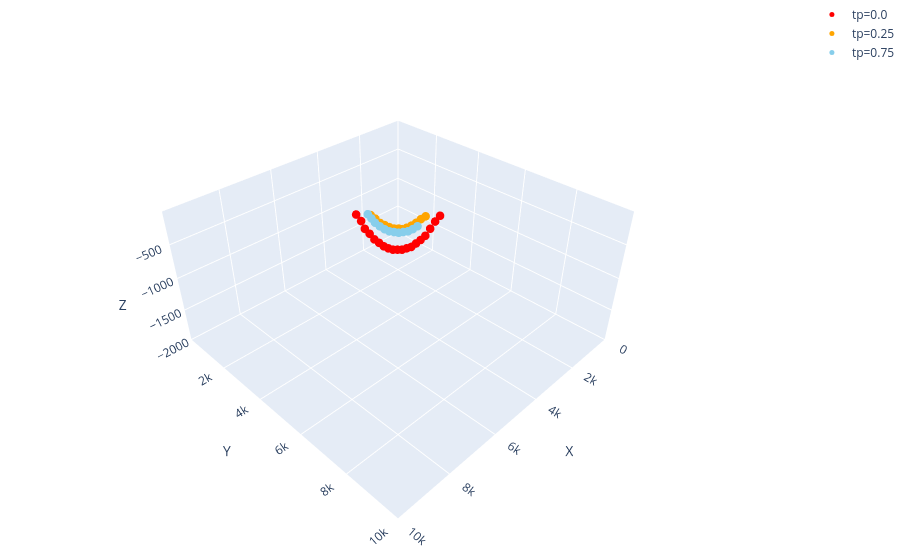

The notebook cell this image was saved under:
### Code cell
# Step2: Finding Out (Pseudo-)stagnation Points/Lines
import os
from pathlib import Path
import numpy as np
import pandas as pd
import h5py
import plotly.graph_objects as go
import plotly.io as pio
from scipy.interpolate import griddata
from scipy.ndimage import minimum_filter
from concurrent.futures import ThreadPoolExecutor

# Get the current working directory
script_dir = Path.cwd()

# Define the range boundaries
x_min, x_max = 0, 10000
y_min, y_max = 0, 10000
z_min, z_max = -2000, -40
threshold = 2e-4

# Define a function to filter points that are at least 200 meters apart
def filter_points(points):
    filtered = []
    for point in points:
        if all(np.linalg.norm(np.array(point) - np.array(p)) >= 200 for p in filtered):
            filtered.append(point)
    return filtered

# Process each y-slice
def process_slice_y(y, X_filtered, Y_filtered, Z_filtered, vx_filtered, vy_filtered, vz_filtered, UU_filtered):
    slice_indices = np.where(Y_filtered == y)[0]
    if len(slice_indices) == 0:
        return []

    points = np.array([X_filtered[slice_indices], Z_filtered[slice_indices]]).T
    vx_values = vx_filtered[slice_indices]
    vy_values = vy_filtered[slice_indices]
    vz_values = vz_filtered[slice_indices]
    UU_values = UU_filtered[slice_indices]

    # Create a grid for interpolation
    grid_x, grid_z = np.mgrid[x_min:x_max:200j, z_min:z_max:200j]
    grid_vx = griddata(points, vx_values, (grid_x, grid_z), method='linear')
    grid_vy = griddata(points, vy_values, (grid_x, grid_z), method='linear')
    grid_vz = griddata(points, vz_values, (grid_x, grid_z), method='linear')
    grid_UU = griddata(points, UU_values, (grid_x, grid_z), method='linear')

    # Identify local minima in UU
    UU_local_min = (grid_UU == minimum_filter(grid_UU, size=50))
    UU_local_min_points_slice = []

    # Collect points that meet the threshold condition
    for i in range(grid_x.shape[0]):
        for j in range(grid_x.shape[1]):
            if UU_local_min[i, j] and x_min + 1 <= grid_x[i, j] <= x_max - 1 and z_min + 1 <= grid_z[i, j] <= z_max - 1:
                if grid_UU[i, j] < threshold:
                    UU_local_min_points_slice.append((grid_x[i, j], y, grid_z[i, j], grid_UU[i, j]))

    return filter_points(UU_local_min_points_slice)

# Aggregate and filter points from all slices
def compare_and_filter_points(points):
    filtered = []
    for point in points:
        existing_point = next((p for p in filtered if np.linalg.norm(np.array(point[:3]) - np.array(p[:3])) < 1), None)
        if existing_point:
            if point[3] < existing_point[3]:
                filtered.remove(existing_point)
                filtered.append(point)
        else:
            filtered.append(point)
    return filtered

# Save points to a CSV file
def save_points_to_csv(points, file_name, header):
    csv_path = script_dir / 'results' / file_name
    np.savetxt(csv_path, points, delimiter=', ', header=header, comments='', fmt='%s')
    print(f"Found and saved {len(points)} points to {file_name}")

# Generate a .dat file from the CSV file
def process_csv_file(file_prefix):
    input_path = script_dir / 'results' / f'{file_prefix}.csv'
    df = pd.read_csv(input_path)

    # Remove any spaces in column names
    df.columns = df.columns.str.strip()
    #print(f"Column names: {df.columns.tolist()}")

    # Ensure required columns are present
    required_columns = ['x', 'y', 'z']
    actual_columns = df.columns.tolist()

    if not all(col in actual_columns for col in required_columns):
        print(f"Error: CSV file is missing required columns. Actual columns: {actual_columns}")
        return

    # Save the .dat file with required formatting
    output_path_dat = script_dir / 'results' / f'{file_prefix}.dat'
    df[['x', 'y', 'z']].to_csv(output_path_dat, sep='\t', index=False, header=False)

    with open(output_path_dat, 'r+') as f:
        content = f.read()
        f.seek(0, 0)
        f.write('VARIABLES = "X", "Y", "Z"\n')
        f.write(f"ZONE T='{file_prefix}'\n")
        f.write(f'I={len(df)}, J=1, K=1, F=POINT\n')
        f.write(content)
    
    print(f'File generated: {output_path_dat}')

# Generate a 3D scatter plot for visualization
def plot_points(all_points, title):
    fig = go.Figure()
    base_colors = ['#FF0000', '#FFA500', '#008000', '#87CEEB', '#00FFFF', '#0000FF', '#FF00CC', '#A52A2A', '#808080', '#000000']
    
    # Extend the color list if necessary
    num_colors_needed = len(all_points)
    colors = (base_colors * (num_colors_needed // len(base_colors) + 1))[:num_colors_needed]

    for tp, color in zip(sorted(all_points.keys()), colors):
        points = all_points[tp]
        if len(points) == 0:  # Check if points list is empty
            print(f"No points found for tp={tp:.2f}, skipping...")
            continue  # Skip this iteration if no points are found
        x, y, z, _ = zip(*points)
        fig.add_trace(go.Scatter3d(
            x=x,
            y=y,
            z=z,
            mode='markers',
            marker=dict(size=5, color=color),
            name=f'tp={tp}'
        ))

    # Update the layout of the figure
    fig.update_layout(
        title=title,
        scene=dict(
            xaxis_title='X',
            yaxis_title='Y',
            zaxis_title='Z',
            xaxis=dict(range=[x_min, x_max]),
            yaxis=dict(range=[y_min, y_max]),
            zaxis=dict(range=[z_min, z_max]),
            aspectmode='manual',
            aspectratio=dict(x=1, y=1, z=0.5)
        ),
        margin=dict(l=0, r=0, b=0, t=0)
    )

    return fig


# Main code execution
def main():
    all_points_y = {}
    for tp in np.arange(0, 1, 0.25):
        file_relative_path = Path('results', f'head_and_velocity_tp_{tp:.2f}.h5')
        file_path = script_dir / file_relative_path

        # Check if the HDF5 file exists
        if not file_path.exists():
            print(f"Error: File '{file_path}' does not exist!")
            continue

        try:
            # Load data from the HDF5 file
            with h5py.File(file_path, 'r') as f:
                x_range = f['x_range'][:]
                y_range = f['y_range'][:]
                z_range = f['z_range'][:]
                vx = f['vx'][:]
                vy = f['vy'][:]
                vz = f['vz'][:]
                UU = f['UU'][:]
            #print(f"File successfully loaded: {file_relative_path}")
        except Exception as e:
            #print(f"Error loading file: {e}")
            continue

        # Apply the filtering criteria to extract relevant data
        X, Y, Z = np.meshgrid(x_range, y_range, z_range, indexing='ij')
        filtered_indices = (
            (X >= x_min) & (X <= x_max) &
            (Y >= y_min) & (Y <= y_max) &
            (Z >= z_min) & (Z <= z_max)
        )
        X_filtered = X[filtered_indices]
        Y_filtered = Y[filtered_indices]
        Z_filtered = Z[filtered_indices]
        vx_filtered = vx[filtered_indices]
        vy_filtered = vy[filtered_indices]
        vz_filtered = vz[filtered_indices]
        UU_filtered = UU[filtered_indices]

        # Define y-slices for processing
        y_slices = np.arange(y_min, y_max+ 1, 100)
        UU_local_min_points_y = []

        # Use parallel processing for each y-slice
        with ThreadPoolExecutor() as executor:
            results_y = executor.map(lambda y: process_slice_y(y, X_filtered, Y_filtered, Z_filtered, vx_filtered, vy_filtered, vz_filtered, UU_filtered), y_slices)
            for res in results_y:
                UU_local_min_points_y.extend(res)

        # Filter and save the local minima points for each time step (tp)
        UU_local_min_points_filtered = compare_and_filter_points(UU_local_min_points_y)
        save_points_to_csv(UU_local_min_points_filtered, f'best_y_tp_{tp:.2f}.csv', 'x, y, z, UU\n')
        process_csv_file(f'best_y_tp_{tp:.2f}')
        all_points_y[tp] = UU_local_min_points_filtered

    # Plot the points for all time steps
    fig_best_y = plot_points(all_points_y, 'Best Points from Y Slices with Local Min UU')
    output_html_file = script_dir / 'results' / 'pseudostagline_Case3T_taud_0.1_tsum.html'
    pio.write_html(fig_best_y, file=output_html_file, auto_open=False)
    fig_best_y.show()

if __name__ == "__main__":
    main()

### Figure 1 — Plotly figure (JSON) as saved in the notebook; plotly's stock layout.template omitted (floating-point values rounded to 4 significant figures)
{"data": [{"marker": {"color": "#FF0000", "size": 5}, "mode": "markers", "name": "tp=0.0", "type": "scatter3d", "x": [5879.0, 5779.0, 5729.0, 5628.0, 5528.0, 5427.0, 5327.0, 5226.0, 5126.0, 5025.0, 4925.0, 4824.0, 4724.0, 4623.0, 4523.0, 4422.0, 4322.0, 4221.0, 4121.0], "y": [4100, 4200, 4300, 4400, 4500, 4600, 4700, 4800, 4900, 5000, 5100, 5200, 5300, 5400, 5500, 5600, 5700, 5800, 5900], "z": [-79.4, -168.0, -266.5, -335.5, -414.3, -463.5, -512.8, -542.3, -562.0, -562.0, -562.0, -542.3, -522.6, -473.4, -424.1, -365.0, -266.5, -168.0, -89.25]}, {"marker": {"color": "#FFA500", "size": 5}, "mode": "markers", "name": "tp=0.25", "type": "scatter3d", "x": [5477.0, 5377.0, 5276.0, 5176.0, 5075.0, 4975.0, 4874.0, 4824.0, 4724.0, 4623.0, 4523.0, 4422.0, 4322.0], "y": [4300, 4400, 4500, 4600, 4700, 4800, 4900, 5000, 5100, 5200, 5300, 5400, 5500], "z": [-118.8, -168.0, -227.1, -256.7, -286.2, -305.9, -305.9, -305.9, -286.2, -256.7, -217.3, -168.0, -128.6]}, {"marker": {"color": "#87CEEB", "size": 5}, "mode": "markers", "name": "tp=0.75", "type": "scatter3d", "x": [5678.0, 5628.0, 5578.0, 5477.0, 5377.0, 5276.0, 5176.0, 5075.0, 4975.0, 4874.0, 4774.0, 4673.0], "y": [4400, 4500, 4600, 4700, 4800, 4900, 5000, 5100, 5200, 5300, 5400, 5500], "z": [-59.7, -108.9, -158.2, -207.4, -246.8, -276.4, -286.2, -296.1, -286.2, -276.4, -246.8, -207.4]}], "layout": {"margin": {"b": 0, "l": 0, "r": 0, "t": 0}, "scene": {"aspectmode": "manual", "aspectratio": {"x": 1, "y": 1, "z": 0.5}, "xaxis": {"range": [0, 10000], "title": {"text": "X"}}, "yaxis": {"range": [0, 10000], "title": {"text": "Y"}}, "zaxis": {"range": [-2000, -40], "title": {"text": "Z"}}}, "title": {"text": "Best Points from Y Slices with Local Min UU"}}}
